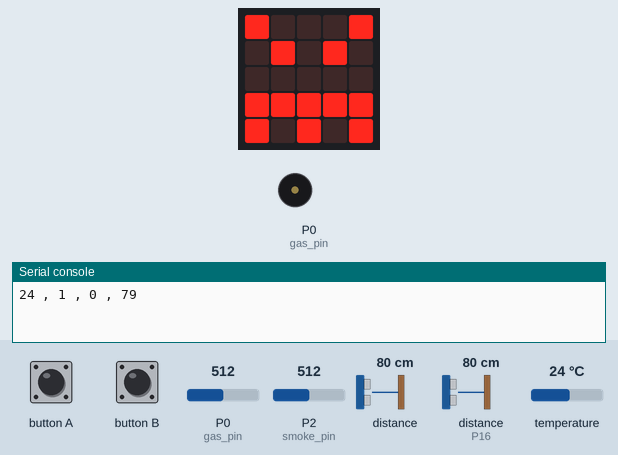
Simulated run of this program. Board: BBC micro:bit running MicroPython. On the bench: the board's 5×5 LED display, buzzer (waves = sounding), the last lines printed to the serial console. The test bench sets the inputs (shaded band); at power-on: P2 (smoke_pin) = 512, P0 (gas_pin) = 512, distance to the obstacle 80 cm, distance to the obstacle (sensor on P16) 80 cm, temperature 24 °C (analog values on the 0–1023 scale). The echo pulse lasts 58.3 µs per cm.

Above: at 3.3 s.
3.4 s: P2 (smoke_pin) set to 791
9.2 s: P2 (smoke_pin) set to 815
At 13.1 s:
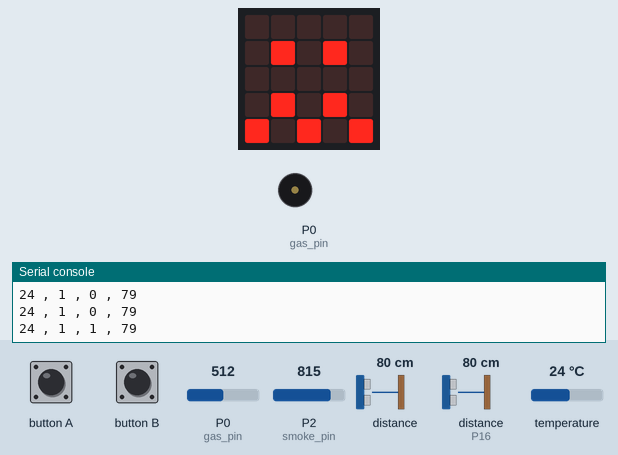
16.7 s: button A pressed for 3 s
At 19.3 s:
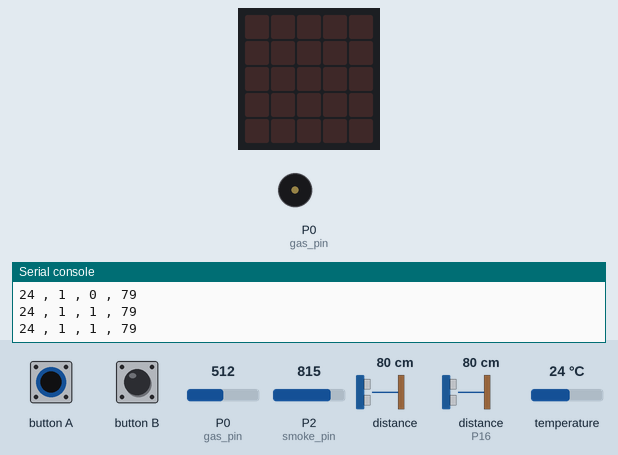
22.4 s: P2 (smoke_pin) set to 790
28.1 s: P2 (smoke_pin) set to 810
At 34.2 s:
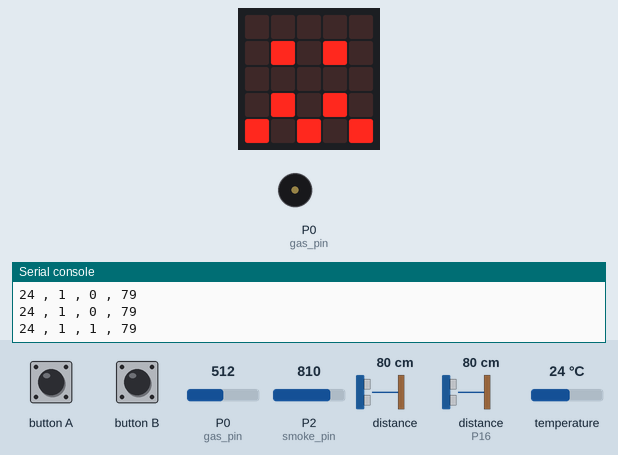
Timing chart, 0 to 34.8 s (numbered marks = the images above; inputs shaded):
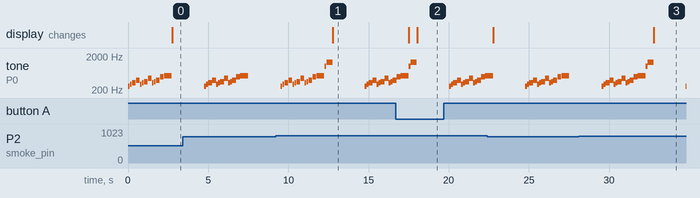

The program:

microbit.py
```python
from microbit import *
import music
from machine import time_pulse_us

# Initialize the reading variables
gas_reading = 0
smoke_reading = 0
motion_reading = 0


# define the connection pins
# Note: Only pin0, pin1 and pin2 supports Analogue I/O
# pin0 for MQ5 gas sensor
gas_pin = pin0
# pin 1 for MQ2 smoke sensor
smoke_pin = pin2
# pin2 for PIR sensor
motion_pin = pin8


# set up the sonar
sonar_trig = pin15
sonar_echo = pin16
sonar_trig.write_digital(0)
sonar_echo.read_digital()


# Initialize status of gas and smoke
gas_status = 0
smoke_status = 0


# define threshold for gas and smoke reading
# adjust the threshold for caliberation under differnt envrionments
GAS_THRESHOLD = 400
SMOKE_THRESHOLD = 800

# control variable for the alarm audio. For testing purposes.
is_silent = False

while True:
    """
    Gas Detection
    """
    # obtain gas reading
    gas_reading = gas_pin.read_analog()
    # If the voltage reading is less than the threshold value
    if gas_reading >= GAS_THRESHOLD:
        # combustible gas is detected
        gas_status = 1
    # if combustible gas is dected
    if gas_status != 0 and is_silent == False:
        # play the alert music
        music.play(music.RINGTONE)
        # show the warning image
        display.show(Image.ANGRY)
    elif gas_status != 0 and is_silent == True:
        display.show(Image.ANGRY)

    """
    Smoke Detection
    """
    # obtain smoke reading
    smoke_reading = smoke_pin.read_analog()
    if smoke_reading >= SMOKE_THRESHOLD:
        smoke_status = 1
    if smoke_status != 0 and is_silent == False:
        music.play(music.BA_DING)
        display.show(Image.CONFUSED)
    elif smoke_status != 0 and is_silent == True:
        display.show(Image.CONFUSED)

    """
    Distance and Motion Detection
    """
    sonar_trig.write_digital(1)
    sonar_trig.write_digital(0)

    micros = time_pulse_us(sonar_echo, 1)
    t_echo = micros / 1000000

    dist_cm = (t_echo / 2) * 34300

    dist_str = str(int(dist_cm))

    """
    Send the data to serial reading
    """
    if is_silent == True:
        print("g:", gas_reading, "s:", smoke_reading)
    print(temperature(), ",", gas_status, ",",
          smoke_status, ",", dist_str)

    # This does not work for microbit python
    # print(f"{temperature()},{gas_status},{smoke_status},{motion_reading}")

    """
    Reset Button: Button A
    """
    # clear the gas status and smoke status with long press on button A
    if button_a.is_pressed():
        gas_status = 0
        smoke_status = 0
        display.clear()

    """
    Simulation Button: Button B
    """
    # for testing and simulation purposes
    if button_b.is_pressed():
        gas_status = 1
    sleep(2000)
```

Measured:
- the behaviour switches between 799 and 800 on P2 (smoke_pin) (found by bisection; images 0 and 1)
- after the input at 9.2 s, the display: changes after 3.6 s (image 1)
- after the input at 16.7 s, the display: first differs from a run without the input after 1.3 s (image 2)
- after the input at 28.1 s, the display: changes after 4.7 s (image 3)
- by itself, tone on P0 (gas_pin): plays 262 Hz for 0.12 s, 294 Hz for 0.12 s, 330 Hz for 0.24 s, 392 Hz for 0.24 s, 294 Hz for 0.12 s, 330 Hz for 0.12 s … (26 notes in this stretch)
